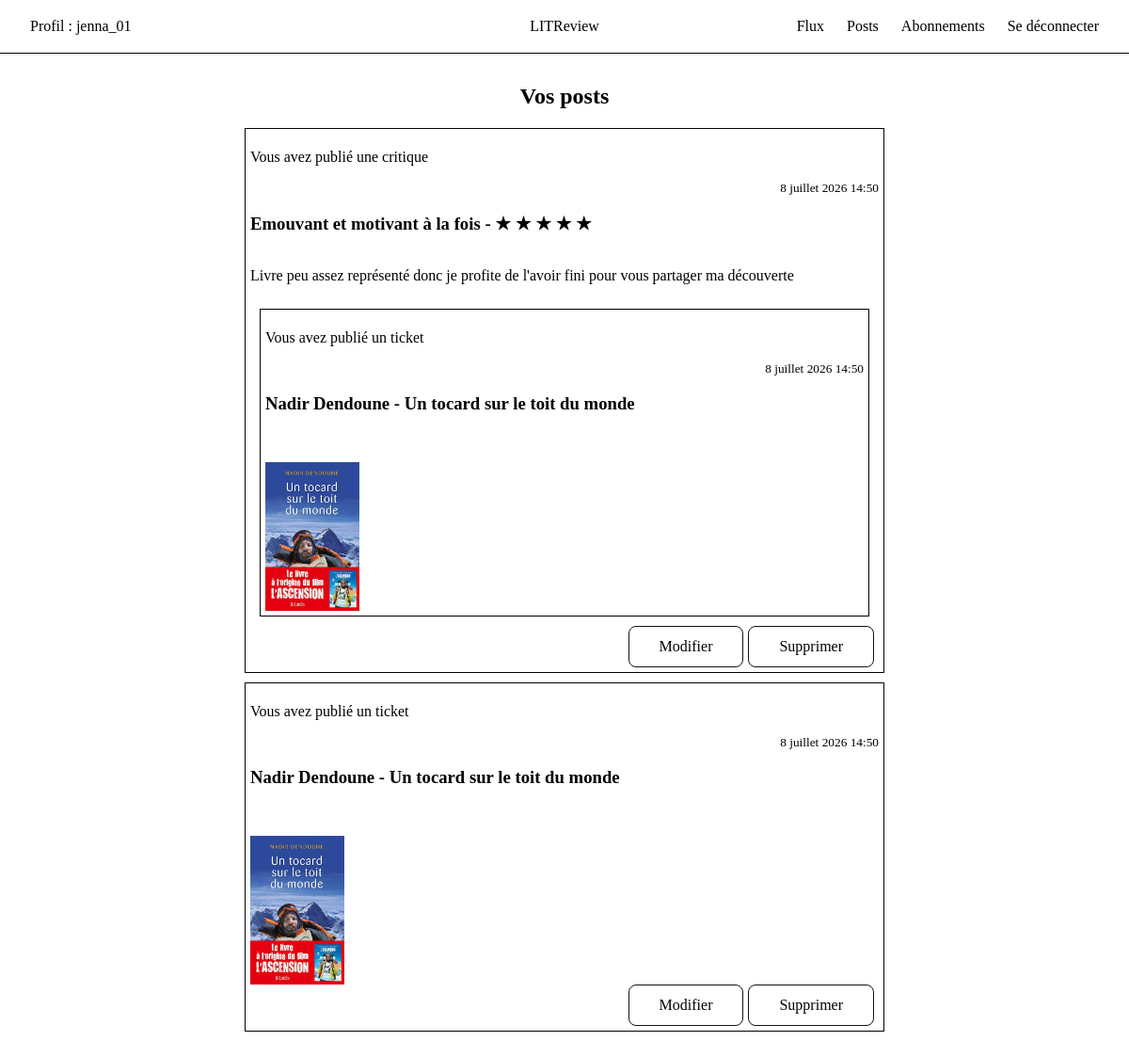
Page /posts/ (signed in) on the earlier database version.
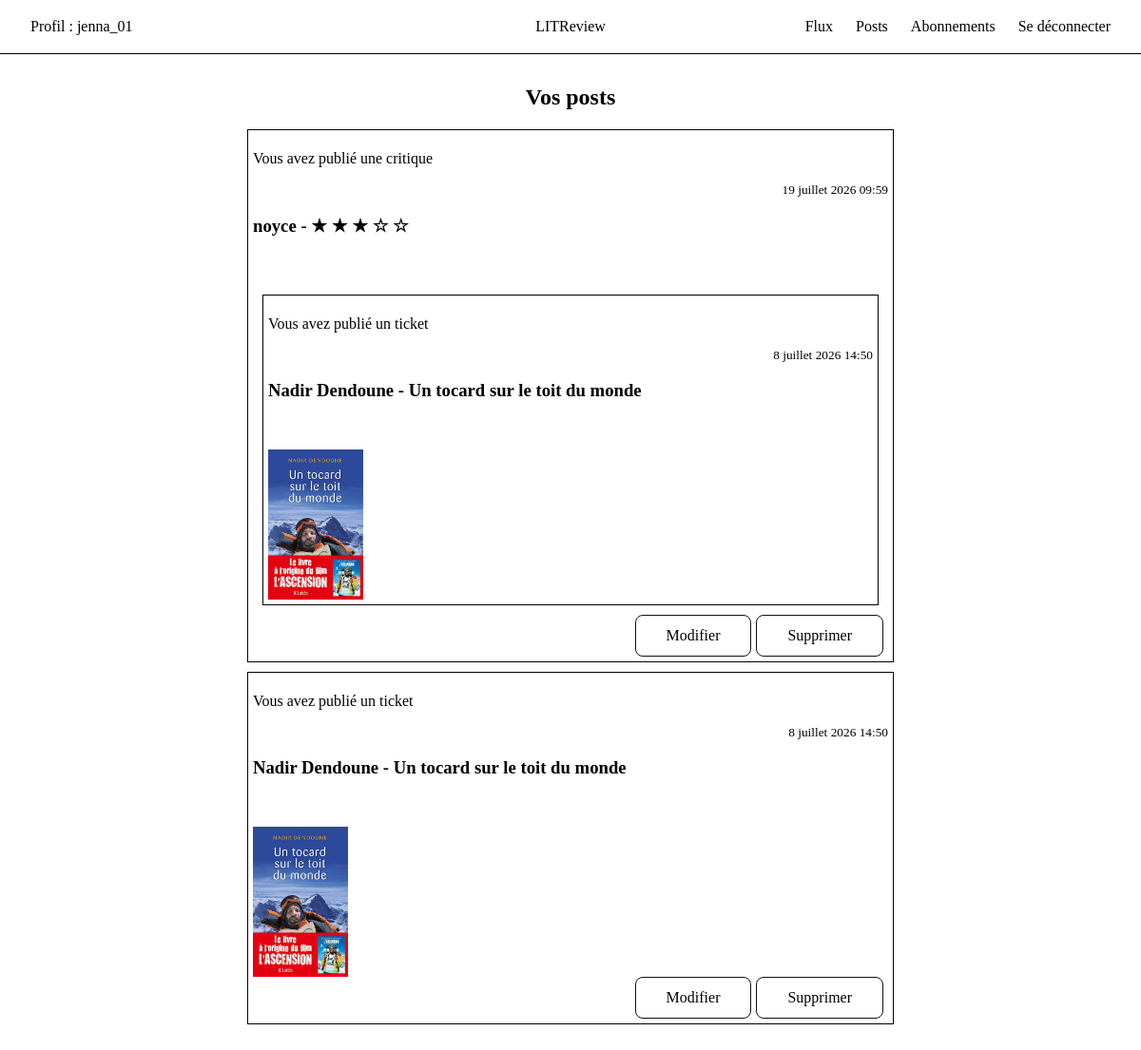
Same page on the later database version.
### feed/models.py (models this page shows)
class Review(models.Model):
    ticket = models.ForeignKey(to=Ticket, on_delete=models.CASCADE)
    rating = models.PositiveSmallIntegerField(
        validators=[MinValueValidator(0), MaxValueValidator(5)]
    )
    headline = models.CharField(max_length=128)
    body = models.CharField(max_length=8192, blank=True)
    user = models.ForeignKey(to=settings.AUTH_USER_MODEL, on_delete=models.CASCADE)
    time_created = models.DateTimeField(auto_now_add=True)

class Ticket(models.Model):
    title = models.CharField(max_length=128, blank=False)
    description = models.CharField(max_length=2048, blank=True)
    image = models.ImageField(upload_to="tickets/images/", blank=True)
    user = models.ForeignKey(to=settings.AUTH_USER_MODEL, on_delete=models.CASCADE)
    time_created = models.DateTimeField(auto_now_add=True)

### feed/views.py (the view)
# urls.py: path("posts/", feed_views.posts, name="posts"),
@login_required(login_url="homepage")
def posts(request):
    if request.method == "POST" and request.POST.get("action") == "delete":
        data = request.POST
        content_type = data.get("content_type")
        pk = data.get("pk")
        if content_type == "TICKET":
            Ticket.objects.filter(pk=pk, user=request.user).delete()
        elif content_type == "REVIEW":
            Review.objects.filter(pk=pk, user=request.user).delete()
        return redirect("posts")
    else:
        tickets = Ticket.objects.filter(user=request.user)
        tickets = tickets.annotate(content_type=Value("TICKET", CharField()))
        reviews = Review.objects.filter(user=request.user)
        reviews = reviews.annotate(content_type=Value("REVIEW", CharField()))
        posts = sorted(
            chain(tickets, reviews), key=lambda post: post.time_created, reverse=True
        )
        return render(request, "posts.html", context={"posts": posts})

### feed/templates/posts.html (shortened to what this page needs)
<!DOCTYPE html>
<html lang="fr">
<head>
</head>
<body>
<header>
    <div class="profil">
        <p>Profil : {{ request.user }}</p>
    </div>
    <a href="{% url 'homepage' %}" class="logo">LITReview</a>
    <nav>
        <a href="{% url 'feed' %}">Flux</a>
        <a href="{% url 'posts' %}">Posts</a>
        <a href="{% url 'follows' %}">Abonnements</a>
        <a href="{% url 'logout' %}">Se déconnecter</a>
    </nav>
</header>
<main>
    {% if posts %}
        <h2 class="vosposts">Vos posts</h2>
        {% for post in posts %}
            {% if post.content_type == 'TICKET' %}
                <div class="box ticket">
                    <p>Vous avez publié un ticket</p>
                    <small>{{post.time_created}}</small>
                    <h3>{{ post.title }}</h3>
                    {% if post.image %}
                        <img src="{{ post.image.url }}" alt="Image associé à l'oeuvre">
                    {% endif %}
                    <div class="buttons">
                        <a href="{% url 'edit_ticket' post.pk %}" class="button">Modifier</a>
                        <button type="button" class="button" onclick="openModal('{{ post.pk }}', 'TICKET')">Supprimer</button>
                    </div>
                </div>
            {% elif post.content_type == 'REVIEW' %}
                <div class="box review">
                    <p>Vous avez publié une critique</p>
                    <small>{{post.time_created}}</small>
                    <h3>{{ post.headline }} -
                    {% for i in "12345" %}
                        {% if forloop.counter <= post.rating %}
                            ★
                        {% else %}
                            ☆
                        {% endif %}
                    {% endfor %}
                    </h3>
                    <p>{{ post.body }}</p>
                    <div class="box ticket">
                        {% if post.ticket.user == request.user %}
                            <p>Vous avez publié un ticket</p>
                        {% else %}
                            <p>{{post.ticket.user.username}} a publié un ticket</p>
                        {% endif %}
                        <small>{{post.ticket.time_created}}</small>
                        <h3>{{ post.ticket.title }}</h3>
                        {% if post.ticket.image %}
                            <img src="{{ post.ticket.image.url }}" alt="Image associé à l'oeuvre">
                        {% endif %}
                    </div>
                    <div class="buttons">
                        <a href="{% url 'edit_review' post.pk %}" class="button">Modifier</a>
                        <button type="button" onclick="openModal('{{ post.pk }}', 'REVIEW')">Supprimer</button>
                    </div>
                </div>
            {% endif %}
        {% endfor %}
    {% else %}
            <p class="posts-empty">Vous n'avez publié aucun post pour le moment.</p>
    {% endif %}
</main>
</body>
</html>

### feed/templates/posts.html (style rules this page uses)
body { font-family: 'Georgia', serif; background: white; color: black; margin: 0; }
.profil { position: absolute; left: 2rem; }
header { border-bottom: 1px solid black; padding: 1.2rem 2rem; display: flex; align-items: center; justify-content: center; position: relative; }
header a.logo { text-decoration: none; color: black; }
nav { position: absolute; right: 2rem; display: flex; gap: 1.5rem; }
a { text-decoration: none; color: black; }
main { max-width: 700px; margin: 2rem auto; padding: 0 1rem; }
.button { padding: 0.75rem 2rem; border: 1px solid #111; border-radius: 8px; background: transparent; font-family: 'Georgia', serif; font-size: 1rem; margin-right: 5px; cursor: pointer; }
button { padding: 0.75rem 2rem; border: 1px solid #111; border-radius: 8px; background: transparent; font-family: 'Georgia', serif; font-size: 1rem; margin-right: 5px; cursor: pointer; }
.vosposts { display: flex; justify-content: center; }
.box { display: flex; flex-direction: column; padding: 5px; border: 1px solid black; margin : 10px; }
.box img { width: 100px; }
.box small { margin-left: auto; }
.buttons { display: flex; margin-left: auto; }

Differences in the rows shown:
removed Review: time_created "8 juillet 2026 14:50", headline "Emouvant et motivant à la fois", rating 5 (drawn), body "Livre peu assez représenté donc je profite de l'avoir fini pour vous partager ma découverte", shows "Vous avez publié un ticket", ticket.time_created "8 juillet 2026 14:50", ticket "Nadir Dendoune - Un tocard sur le toit du monde", ticket.image (picture)
added Review: time_created "19 juillet 2026 09:59", headline "noyce", rating 3 (drawn), shows "Vous avez publié un ticket", ticket.time_created "8 juillet 2026 14:50", ticket "Nadir Dendoune - Un tocard sur le toit du monde", ticket.image (picture)
